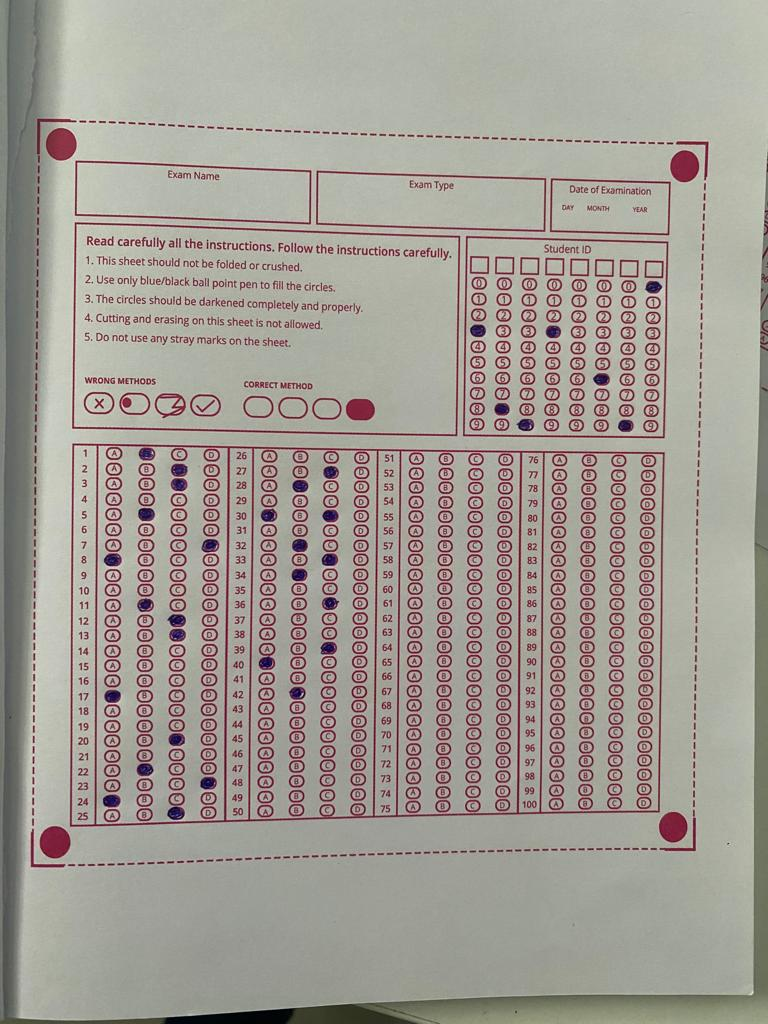
#> input picture OMR2.jpeg, 768 x 1024 px, found by its file name
$ python totalmarkedbubble.py
#> lines starting #> are read from the running program, lines starting #| are printed output that depends on the picture; after the words box and inside, x2 and y2 are one past the last pixel; in counts of white or black regions, pixels touching at a corner belong together
# [37 lines of commented-out code are left out]

import cv2
import numpy as np

# Load the image of the OMR sheet
img = cv2.imread('OMR2.jpeg')
#> img is the input picture: shape (1024, 768, 3); mean B, G, R 149, 156.6, 162.7

# Preprocess the image
gray = cv2.cvtColor(img, cv2.COLOR_BGR2GRAY)

# Apply adaptive histogram equalization
clahe = cv2.createCLAHE(clipLimit=2.0, tileGridSize=(8, 8))

equalized = clahe.apply(gray)
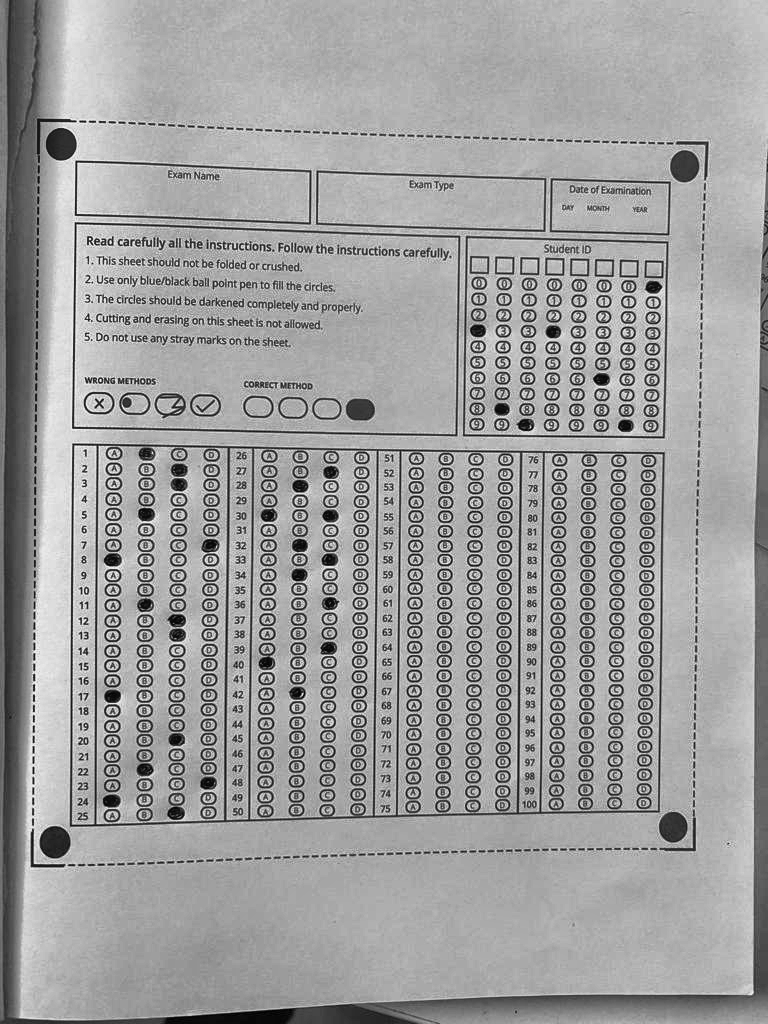
#> equalized: shape (1024, 768); min 1, max 249, mean 158.9
blur = cv2.GaussianBlur(gray, (5, 5), 0)

# Variables to store the total and marked bubble counts
total_bubbles = 0
marked_bubbles = 0
block_size = 11
c_value = 2
# Try out different values for blockSize and C parameters
for block_size in range(3, 16, 2):
    for c_value in range(-3, 4):
        thresh = cv2.adaptiveThreshold(blur, 255, cv2.ADAPTIVE_THRESH_GAUSSIAN_C, cv2.THRESH_BINARY_INV, blockSize=block_size, C=c_value)
        kernel = np.ones((3, 3), np.uint8)
        opening = cv2.morphologyEx(thresh, cv2.MORPH_OPEN, kernel, iterations=1)
        dilation = cv2.dilate(opening, kernel, iterations=1)

        # Locate the bubbles in the image
        contours, hierarchy = cv2.findContours(dilation, cv2.RETR_EXTERNAL, cv2.CHAIN_APPROX_SIMPLE)
        bubble_contours = []
        for contour in contours:
            area = cv2.contourArea(contour)
            if 100 < area < 1000:
                bubble_contours.append(contour)
                total_bubbles += 1

        # Count the number of marked bubbles
        num_marked = 0
        for i, bubble_contour in enumerate(bubble_contours):
            (x, y, w, h) = cv2.boundingRect(bubble_contour)
            roi = dilation[y:y+h, x:x+w]
            circles = cv2.HoughCircles(roi, cv2.HOUGH_GRADIENT, 1, 20, param1=50, param2=30, minRadius=0, maxRadius=0)
            if circles is not None:
                num_marked += 1
                marked_bubbles += 1

        # Draw contours of marked bubbles on the image
        marked_img = img.copy()
        cv2.drawContours(marked_img, bubble_contours, -1, (0, 255, 0), 2)

        # Display the image with marked bubbles and counts
        cv2.putText(marked_img, f"Total Bubbles: {total_bubbles}", (10, 30), cv2.FONT_HERSHEY_SIMPLEX, 0.8, (0, 0, 255), 2)
        cv2.putText(marked_img, f"Marked Bubbles: {num_marked}", (10, 60), cv2.FONT_HERSHEY_SIMPLEX, 0.8, (0, 0, 255), 2)
        cv2.imshow(f"Block size: {block_size}, C value: {c_value}", marked_img)
        cv2.waitKey(0)
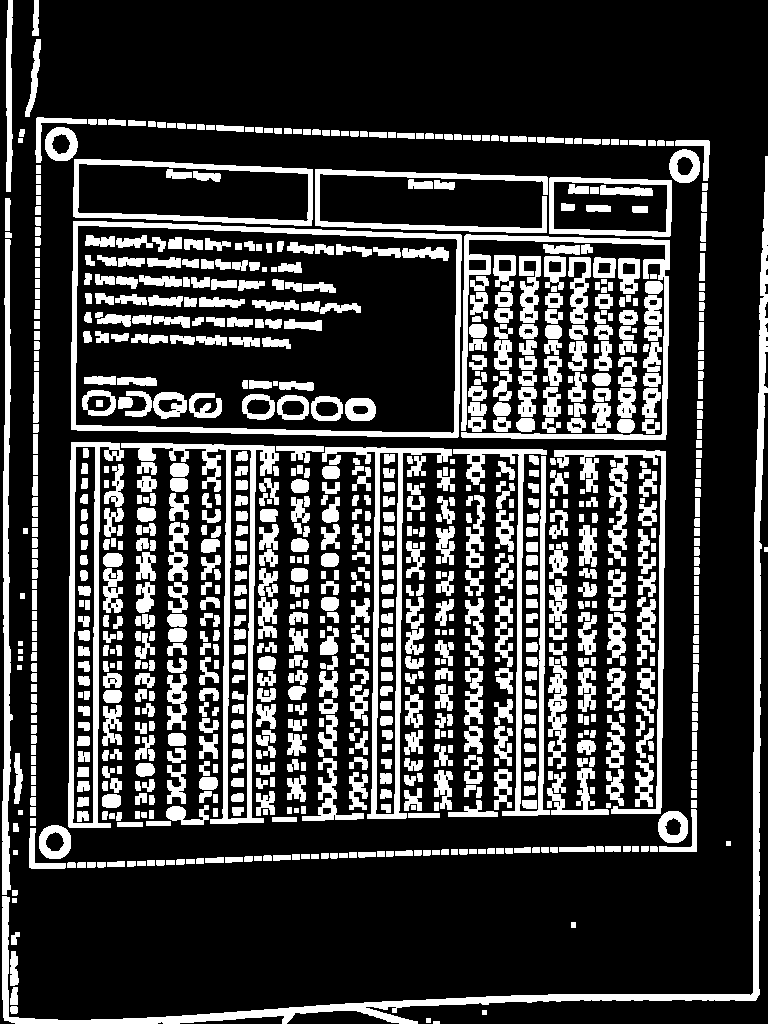
#> dilation: shape (1024, 768); 23.7% white; 939 white regions, largest, box (x1, y1, x2, y2) and area: (2, 156, 768, 1024) 11647, (71, 221, 462, 438) 6158, (121, 443, 279, 824) 6067
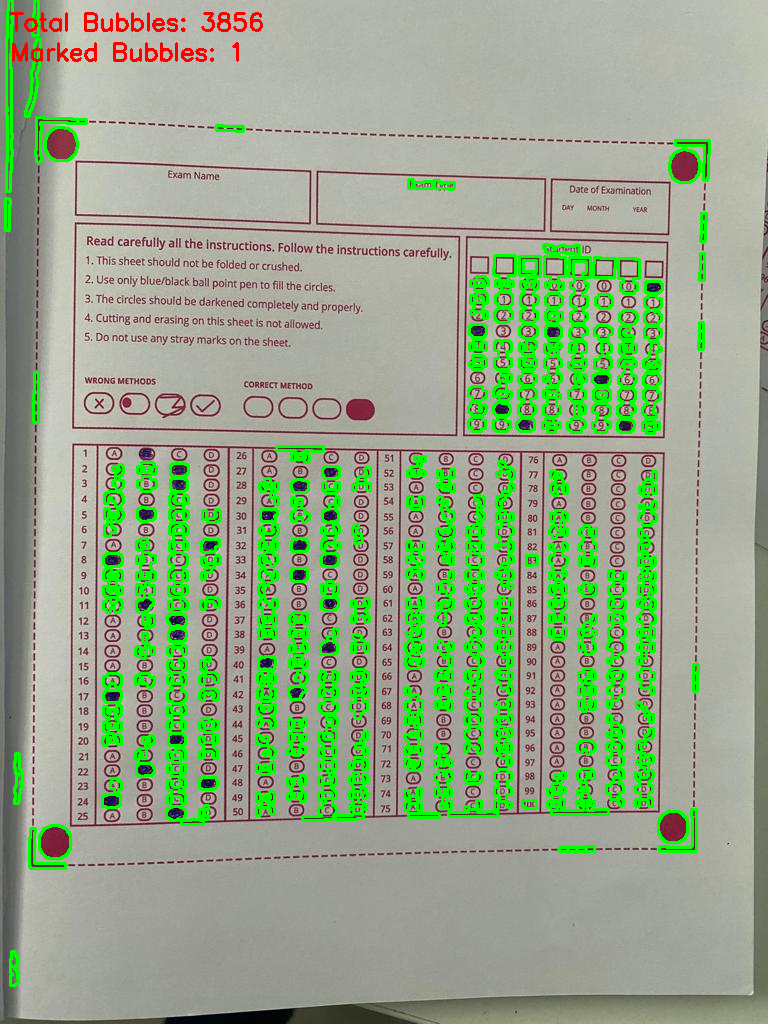
#> marked_img: shape (1024, 768, 3); mean B, G, R 135, 167.4, 147.5
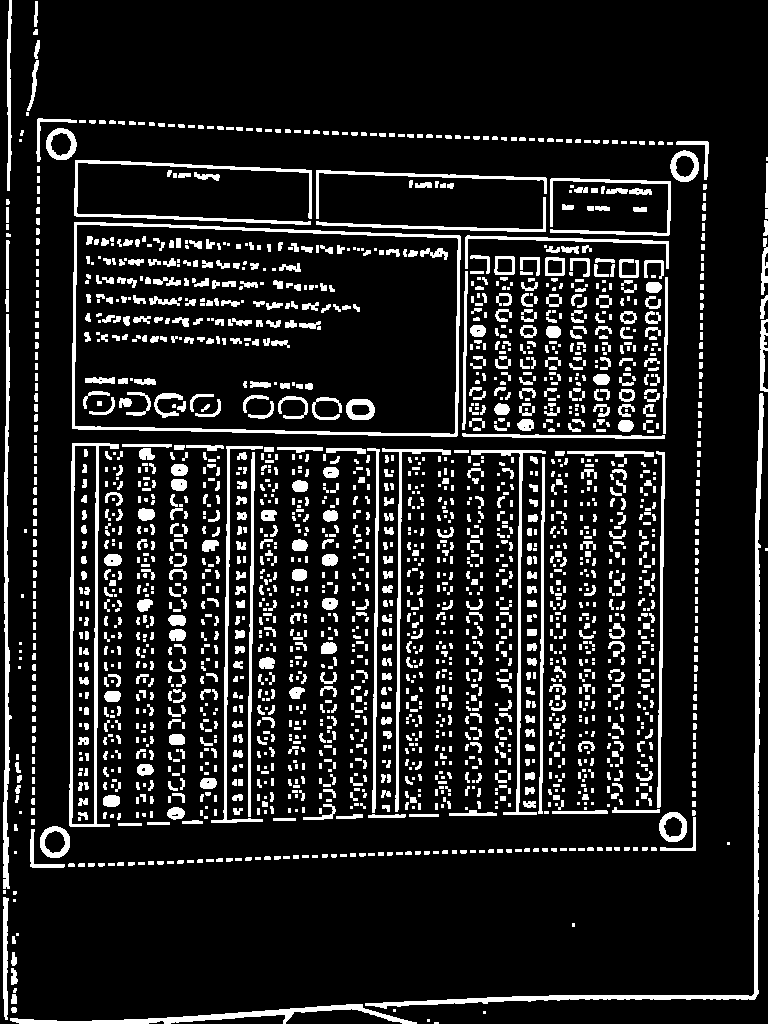
#> opening: shape (1024, 768); 13% white; 2232 white regions (888 under 20 px), largest, box (x1, y1, x2, y2) and area: (365, 393, 764, 1009) 4513, (72, 222, 461, 437) 3764, (69, 443, 119, 827) 2792
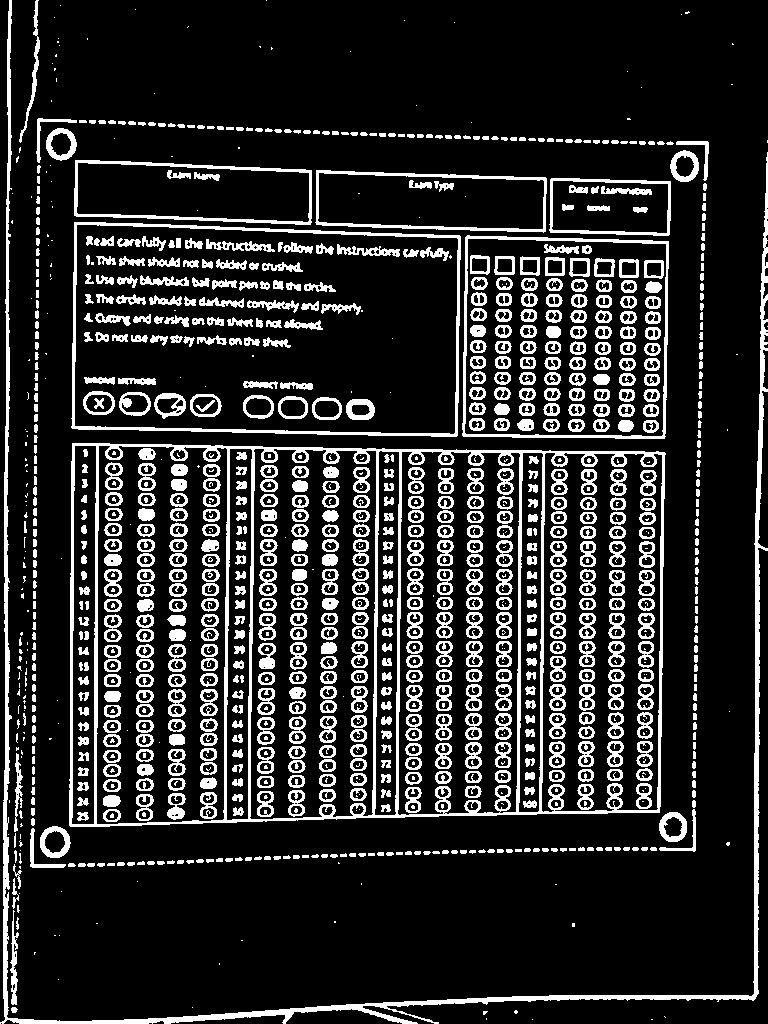
#> thresh: shape (1024, 768); 16.5% white; 1279 white regions (426 under 20 px), largest, box (x1, y1, x2, y2) and area: (69, 443, 666, 827) 17086, (0, 0, 768, 1024) 11592, (71, 222, 461, 437) 3773
#> after the loop, marked_bubbles = 9; total_bubbles = 3856

cv2.destroyAllWindows()

# Print the total and marked bubble counts after the loop finishes
print("Total Bubbles:", total_bubbles)
#| Total Bubbles: 3856
print("Marked Bubbles:", marked_bubbles)
#| Marked Bubbles: 9

$ run again, with omr1.jpeg copied over OMR2.jpeg
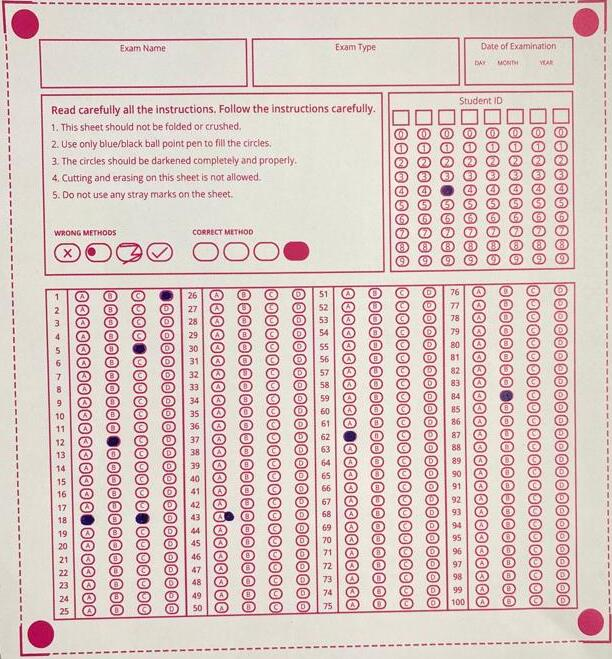
#> input picture omr1.jpeg, 612 x 659 px, found by its file name
#> img is the input picture: shape (659, 612, 3); mean B, G, R 196.8, 201.2, 219.9
#> after the loop `for block_size in range(3, 16, 2):`:
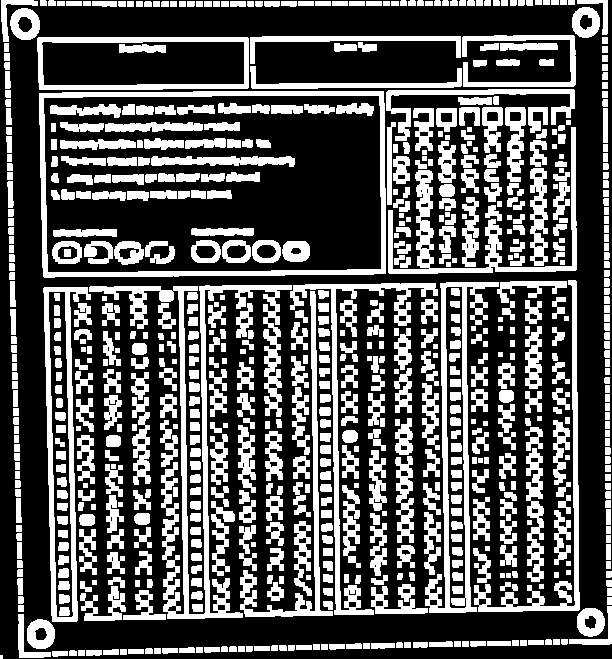
#> dilation: shape (659, 612); 34.1% white; 719 white regions (1 under 20 px), largest, box (x1, y1, x2, y2) and area: (89, 285, 292, 619) 8900, (39, 91, 386, 278) 5375, (425, 282, 499, 613) 4636
#> after the loop `for block_size in range(3, 16, 2):`:
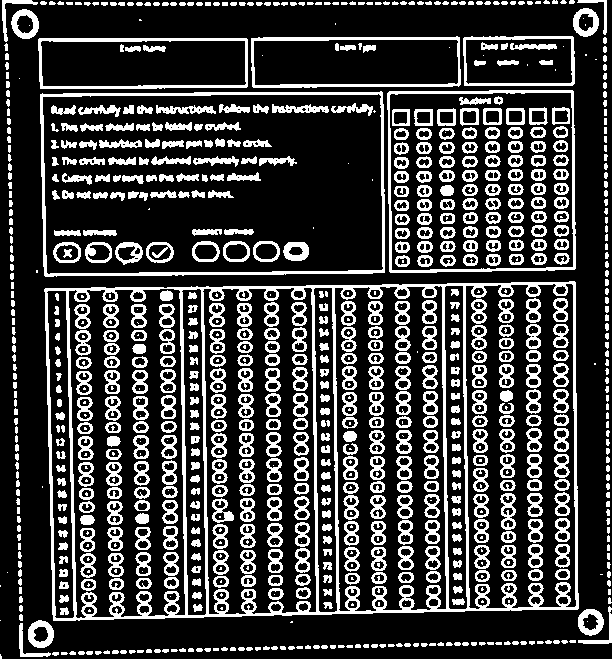
#> thresh: shape (659, 612); 24.2% white; 954 white regions (214 under 20 px), largest, box (x1, y1, x2, y2) and area: (44, 281, 579, 621) 16897, (40, 91, 385, 277) 3282, (387, 90, 576, 273) 2158
#> after the loop `for block_size in range(3, 16, 2):`: marked_bubbles = 3; total_bubbles = 3579
#| Total Bubbles: 3579
#| Marked Bubbles: 3
